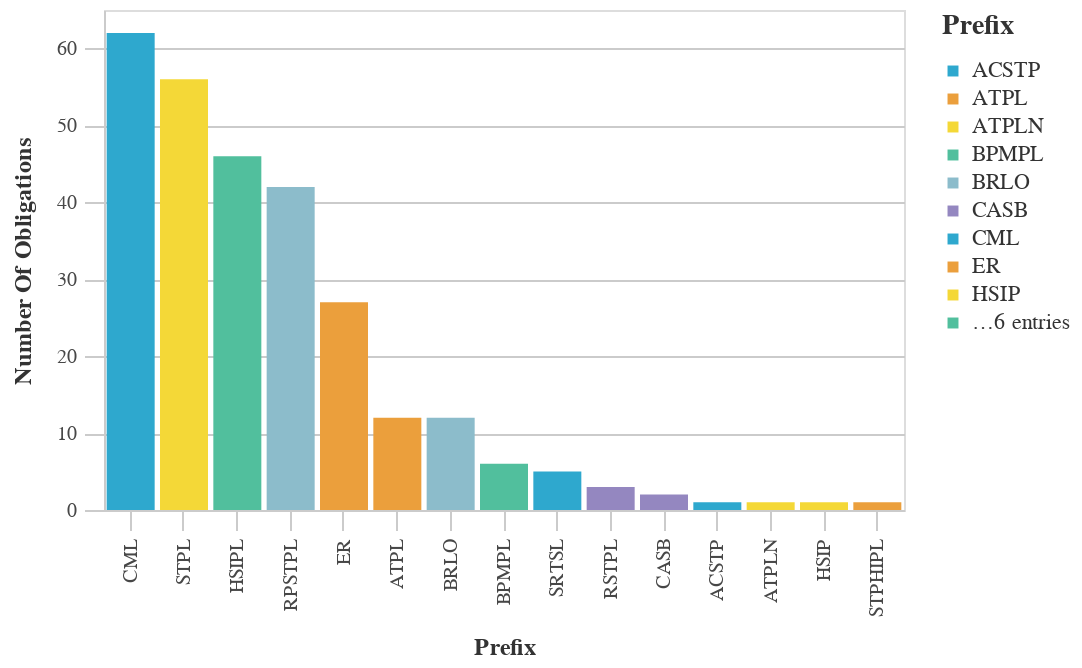

This figure's notebook cell:
### Code cell
#Bar chart with the Most Used Prefix Counts
chart_df = (df_top>>filter(_.variable=='prefix')).rename(columns={"value":"Prefix",
                                 "count":"Number of Obligations"})
chart9= (_dla_utils_reports.basic_bar_chart_no_save(chart_df, 'Prefix', 'Number of Obligations', 'Prefix', district))
    
display(HTML("<h4><strong>Most Used Prefix Codes</strong></h4>"))
display(chart9)

### Figure 1 — Vega-Lite specification as saved in the notebook (floating-point values rounded to 4 significant figures)
{"config": {"view": {"continuousWidth": 400, "continuousHeight": 300}, "axis": {"domainColor": "#cbcbcb", "grid": true, "gridColor": "#cbcbcb", "gridWidth": 1, "labelColor": "#474747", "labelFont": "Nunito Sans", "labelFontSize": 10, "labelPadding": 4, "tickColor": "#cbcbcb", "tickSize": 10, "titleColor": "#333", "titleFont": "Raleway", "titleFontSize": 12, "titlePadding": 10}, "axisBand": {"grid": false}, "background": "white", "font": "Raleway", "header": {"labelFont": "Nunito Sans", "titleFont": "Raleway"}, "legend": {"labelColor": "#333", "labelFont": "Nunito Sans", "labelFontSize": 11, "labelLimit": 0, "padding": 1, "symbolSize": 30, "symbolType": "square", "titleColor": "#333", "titleFont": "Raleway", "titleFontSize": 14, "titlePadding": 10}, "title": {"anchor": "middle", "font": "Raleway", "fontSize": 18, "fontWeight": 300, "offset": 20}}, "data": {"name": "data-3409d213d0ba6a64721affc225160181"}, "mark": "bar", "encoding": {"color": {"field": "Prefix", "legend": {"symbolLimit": 10, "title": "Prefix"}, "scale": {"range": ["#2EA8CE", "#EB9F3C", "#F4D837", "#51BF9D", "#8CBCCB", "#9487C0"]}, "type": "nominal"}, "tooltip": [{"field": "Prefix", "type": "nominal"}, {"field": "Number of Obligations", "type": "quantitative"}], "x": {"field": "Prefix", "sort": "-y", "title": "Prefix", "type": "nominal"}, "y": {"field": "Number of Obligations", "title": "Number Of Obligations", "type": "quantitative"}}, "height": 250, "width": 400, "$schema": "https://vega.github.io/schema/vega-lite/v4.17.0.json", "datasets": {"data-3409d213d0ba6a64721affc225160181": [{"Prefix": "CML", "Number of Obligations": 62, "variable": "prefix"}, {"Prefix": "STPL", "Number of Obligations": 56, "variable": "prefix"}, {"Prefix": "HSIPL", "Number of Obligations": 46, "variable": "prefix"}, {"Prefix": "RPSTPL", "Number of Obligations": 42, "variable": "prefix"}, {"Prefix": "ER", "Number of Obligations": 27, "variable": "prefix"}, {"Prefix": "ATPL", "Number of Obligations": 12, "variable": "prefix"}, {"Prefix": "BRLO", "Number of Obligations": 12, "variable": "prefix"}, {"Prefix": "BPMPL", "Number of Obligations": 6, "variable": "prefix"}, {"Prefix": "SRTSL", "Number of Obligations": 5, "variable": "prefix"}, {"Prefix": "RSTPL", "Number of Obligations": 3, "variable": "prefix"}, {"Prefix": "CASB", "Number of Obligations": 2, "variable": "prefix"}, {"Prefix": "ACSTP", "Number of Obligations": 1, "variable": "prefix"}, {"Prefix": "ATPLN", "Number of Obligations": 1, "variable": "prefix"}, {"Prefix": "HSIP", "Number of Obligations": 1, "variable": "prefix"}, {"Prefix": "STPHIPL", "Number of Obligations": 1, "variable": "prefix"}]}}
